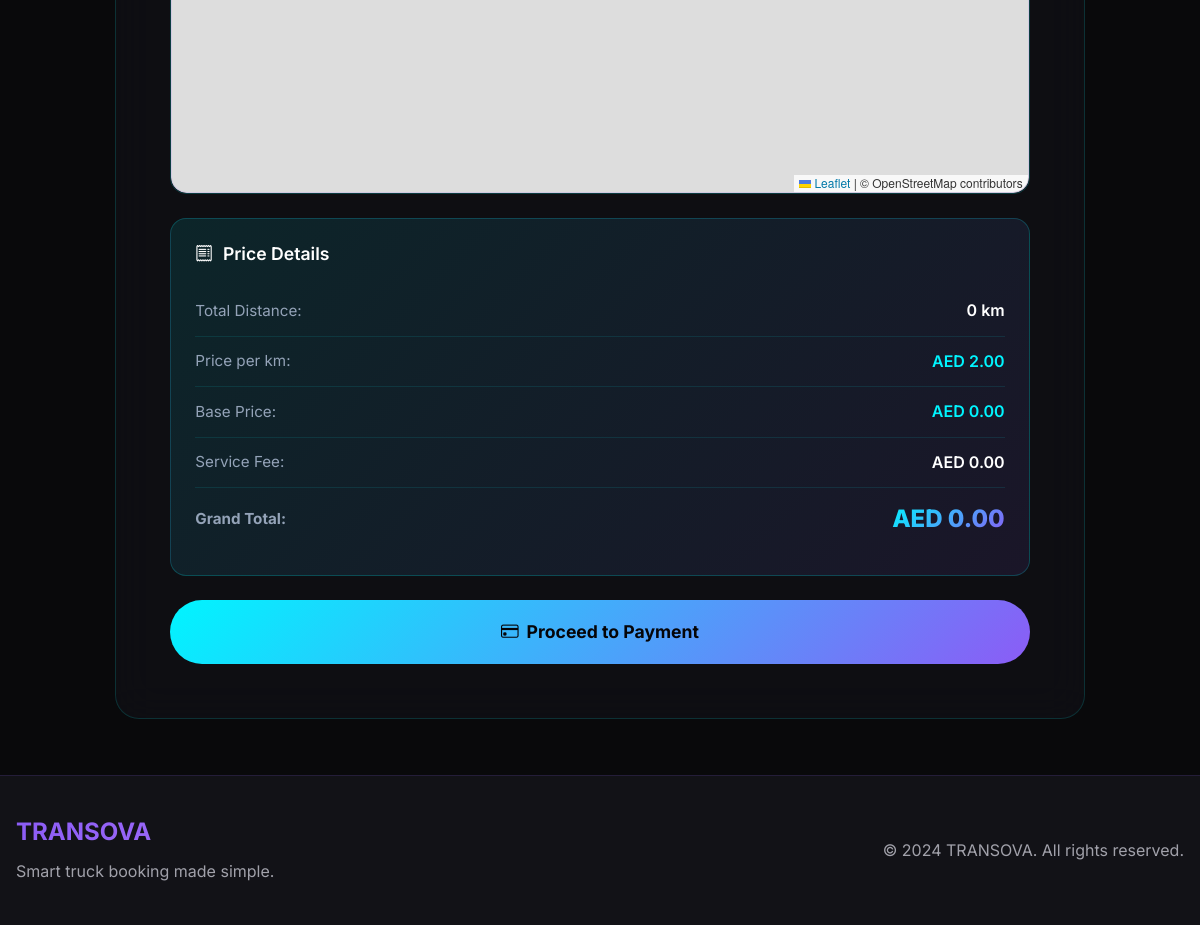
/bookings/book/?truck=2 (signed in, lower part), run on an earlier commit of the app's database.
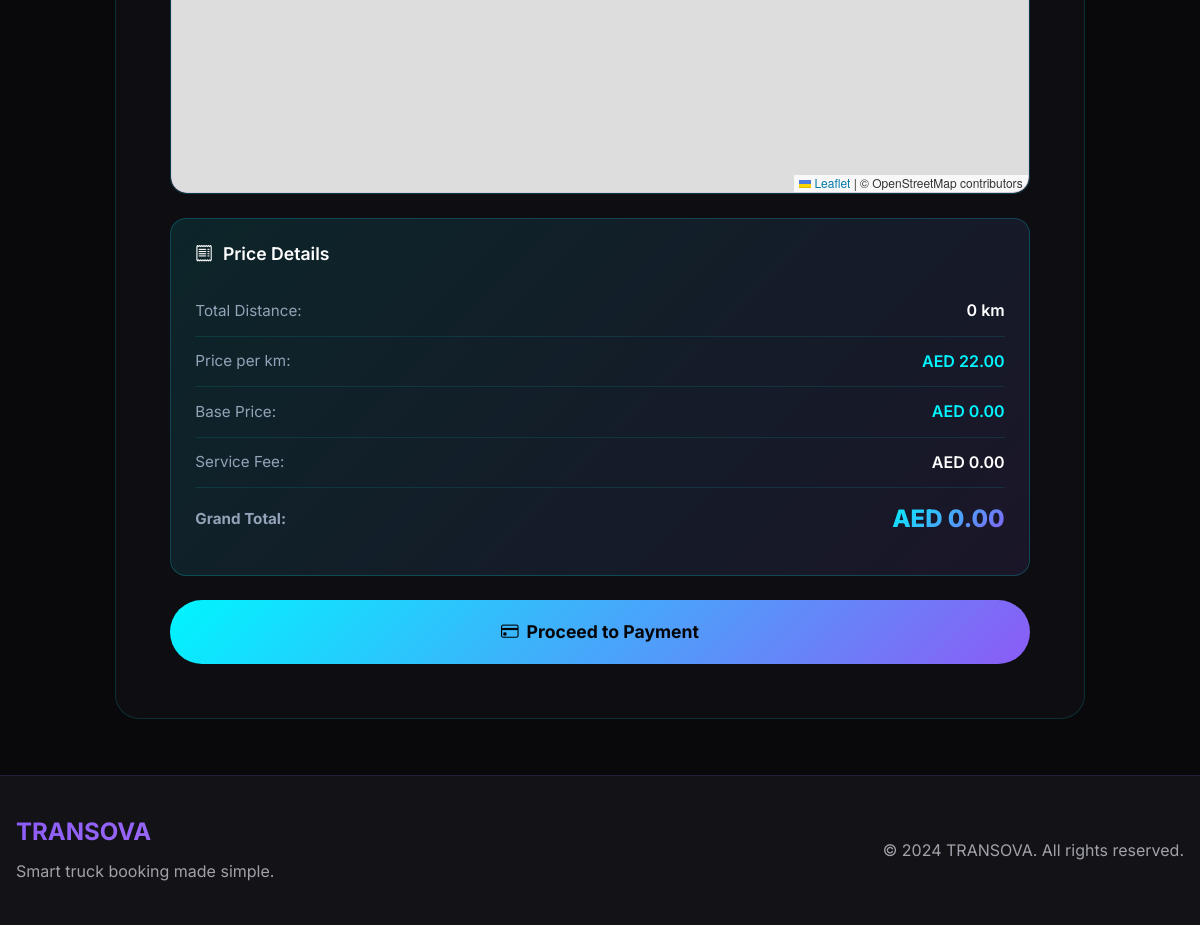
And on a later commit of the database.
### fleet/models.py (models this page shows, shortened)
class Truck(models.Model):
    TRUCK_TYPES = [
        ('box_truck', 'Box Truck'),
        ('flatbed', 'Flatbed'),
        ('refrigerated', 'Refrigerated Truck'),
        ('tanker', 'Tanker Truck'),
        ('semi_trailer', 'Semi-Trailer Truck (18-Wheeler)'),
        ('garbage', 'Garbage Truck'),
        ('car_carrier', 'Car Carrier Truck'),
        ('heavy_haul', 'Heavy Haul Truck'),
    ]
    company = models.ForeignKey(
        Company,
        on_delete=models.CASCADE,
        related_name="trucks",
        null=True,
        blank=True,
        db_index=True  # Index for company-specific queries
    )
    truck_number = models.CharField(max_length=50)
    truck_type = models.CharField(max_length=50, choices=TRUCK_TYPES)
    capacity = models.FloatField()
    is_available = models.BooleanField(default=True, db_index=True)
    image = models.ImageField(upload_to='truck_images/', blank=True, null=True)
    price_per_km = models.DecimalField(max_digits=8, decimal_places=2)
    current_latitude = models.FloatField(null=True, blank=True, db_index=True)
    current_longitude = models.FloatField(null=True, blank=True)
    last_location_update = models.DateTimeField(null=True, blank=True)
    is_online = models.BooleanField(default=False, db_index=True)  # GPS device online status
    created_at = models.DateTimeField(auto_now_add=True, null=True, blank=True)
    updated_at = models.DateTimeField(auto_now=True, null=True, blank=True)
    class Meta:
        ordering = ['-created_at']
        unique_together = [['company', 'truck_number']]

### bookings/views.py (the view, shortened to what this page needs)
# urls.py: path("book/", customer_booking, name="customer_booking"),
@login_required(login_url='/login/')
def customer_booking(request):
    is_ajax = request.headers.get('x-requested-with') == 'XMLHttpRequest'
    if is_ajax and not request.user.is_authenticated:
        return JsonResponse({'error': 'Please login first'}, status=401)
    trucks = Truck.objects.filter(is_available=True)
    load_types = LoadType.objects.all()
    selected_truck = None
    selected_truck_id = request.GET.get('truck')
    if selected_truck_id:
        selected_truck = Truck.objects.filter(id=selected_truck_id).first()
    return render(request, "bookings/customer_booking.html", {
        "trucks": trucks,
        "load_types": load_types,
        "selected_truck": selected_truck,
    })

### bookings/context_processors.py (called while the page is built)
def pending_companies_count(request):
    try:
        if request.user.is_authenticated and (request.user.is_staff or request.user.is_superuser or request.user.role == 'ADMIN'):
            return {'pending_companies': Company.objects.filter(is_approved=False).count()}
    except:
        pass
    return {'pending_companies': 0}

### bookings/templates/bookings/customer_booking.html (shortened to what this page needs)
{% extends "bookings/customer_base.html" %}
{% load static %}
{% block content %}
<link rel="stylesheet" href="https://unpkg.com/leaflet@1.9.4/dist/leaflet.css" />
<section class="booking-section">
    <div class="container">
        <div class="row justify-content-center">
            <div class="col-lg-10">
                <div class="booking-card">
                    <div class="booking-body">
                        <form id="bookingForm">
                            <div class="form-group">
                                <div class="map-container">
                                    <div id="map"></div>
                                </div>
                            </div>
                            <div class="price-card">
                                <h4 class="price-title">
                                    <i class="bi bi-receipt"></i>Price Details
                                </h4>
                                <div class="price-row">
                                    <span class="price-label">Total Distance:</span>
                                    <span class="price-value" id="totalKm">0 km</span>
                                </div>
                                <div class="price-row">
                                    <span class="price-label">Price per km:</span>
                                    <span class="price-value highlight" id="pricePerKm">{% if selected_truck %}AED {{ selected_truck.price_per_km }}{% else %}AED 2.00{% endif %}</span>
                                </div>
                                <div class="price-row">
                                    <span class="price-label">Base Price:</span>
                                    <span class="price-value highlight" id="totalPrice">AED 0.00</span>
                                </div>
                                <div class="price-row">
                                    <span class="price-label">Service Fee:</span>
                                    <span class="price-value" id="commission">AED 0.00</span>
                                </div>
                                <div class="price-row">
                                    <span class="price-label"><strong>Grand Total:</strong></span>
                                    <span class="price-value total" id="grandTotal">AED 0.00</span>
                                </div>
                            </div>
                            <button type="submit" class="btn-submit">
                                <i class="bi bi-credit-card me-2"></i>Proceed to Payment
                            </button>
                        </form>
                    </div>
                </div>
            </div>
        </div>
    </div>
</section>
{% endblock %}

What changed in the data, as far as the page shows it:
added Truck: price_per_km "22.00"
Also different on the page:
text no longer shown: "AED 2.00"
text now shown: "AED"
